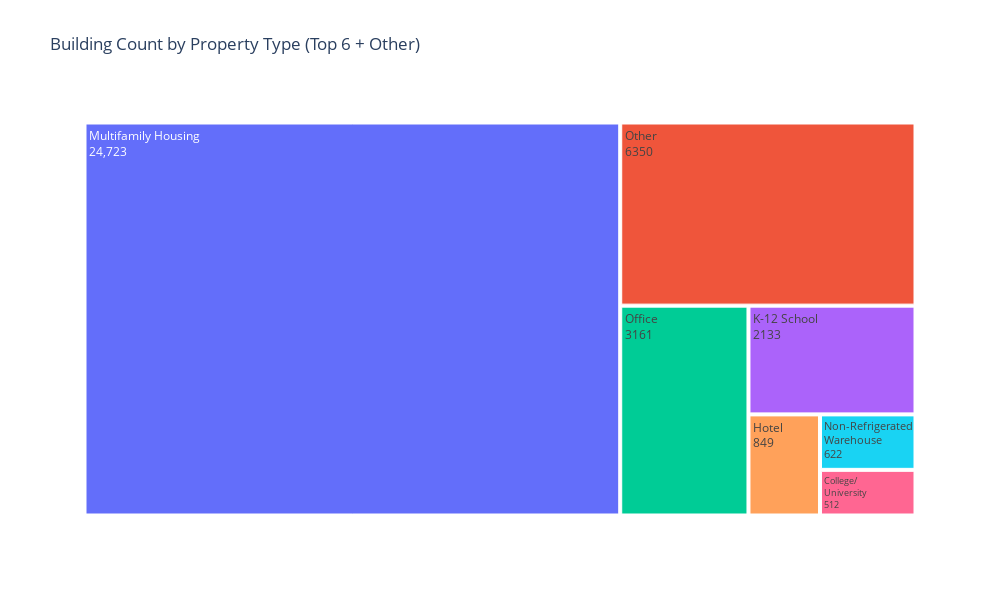

The notebook cell this image was saved under:
### Code cell
# Make a treegraph

# Sort and get the top 6
top_6 = building_counts.sort_values(ascending=False).head(6)

# Sum the rest and create a new Series for 'Other'
other_sum = building_counts[~building_counts.index.isin(top_6.index)].sum()
other_series = pd.Series({'Other': other_sum})

# Concatenate the two
building_counts_final = pd.concat([top_6, other_series])

# Convert Series to DataFrame with proper column names
df_treemap = building_counts_final.reset_index()
df_treemap.columns = ['Property Type', 'Count']

# Add line breaks for long text
df_treemap['Property Type'].iloc[4] = 'Non-Refrigerated<br>Warehouse'
df_treemap['Property Type'].iloc[5] = 'College/<br>University'

# Create the treemap using the wrapped labels
fig = px.treemap(
    df_treemap,
    path=['Property Type'],
    values='Count',
    title="Building Count by Property Type (Top 6 + Other)",
    width=1000,
    height=600
)

fig.update_traces(textinfo="label+value")
fig.show()

### Figure 1 — Plotly figure (JSON) as saved in the notebook; plotly's stock layout.template omitted (floating-point values rounded to 4 significant figures)
{"data": [{"branchvalues": "total", "domain": {"x": [0, 1], "y": [0, 1]}, "hovertemplate": "labels=%{label}<br>Count=%{value}<br>parent=%{parent}<br>id=%{id}<extra></extra>", "ids": ["College/<br>University", "Hotel", "K-12 School", "Multifamily Housing", "Non-Refrigerated<br>Warehouse", "Office", "Other"], "labels": ["College/<br>University", "Hotel", "K-12 School", "Multifamily Housing", "Non-Refrigerated<br>Warehouse", "Office", "Other"], "name": "", "parents": ["", "", "", "", "", "", ""], "textinfo": "label+value", "type": "treemap", "values": [512, 849, 2133, 24723, 622, 3161, 6350]}], "layout": {"height": 600, "legend": {"tracegroupgap": 0}, "title": {"text": "Building Count by Property Type (Top 6 + Other)"}, "width": 1000}}
